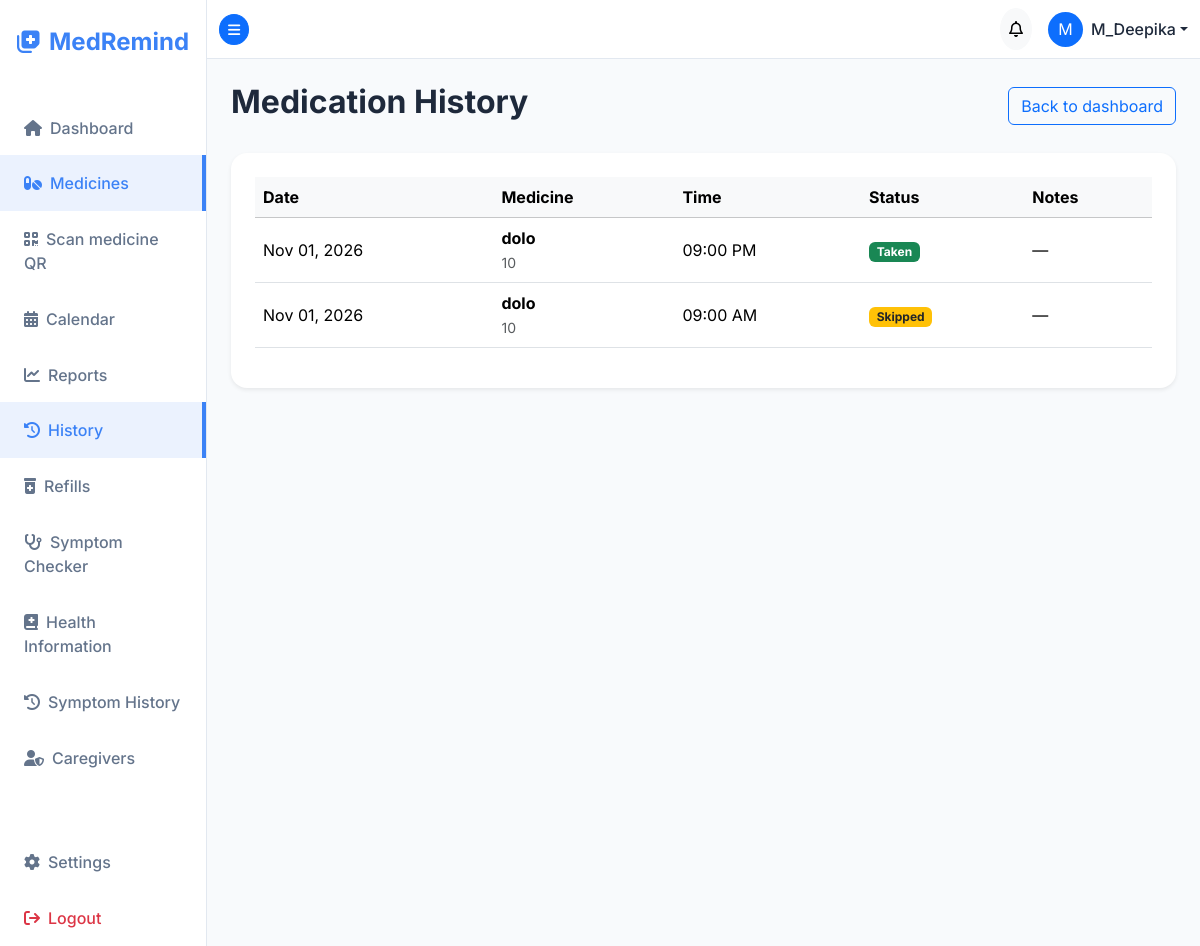
Page /medicines/history/ (signed in) on the committed database.
### accounts/models.py (models this page shows, shortened)
class User(AbstractUser):
    username = models.CharField(
        max_length=150,
        unique=True,
        help_text="Required. 150 characters or fewer. Letters, digits, spaces and @/./+/-/_ only.",
        validators=[SpaceAllowedUsernameValidator()],
        error_messages={
            "unique": "A user with that username already exists.",
        },
    )
    phone_number = models.CharField(max_length=20, blank=True, null=True)
    profile_picture = models.ImageField(upload_to='profiles/', blank=True, null=True)
    dark_mode = models.BooleanField(default=False)
    language = models.CharField(max_length=10, default='en')
    time_format = models.CharField(max_length=10, default='12h', choices=[('12h', '12 Hour'), ('24h', '24 Hour')])
    sound_enabled = models.BooleanField(default=True)
    desktop_notifications_enabled = models.BooleanField(default=True)
    email_notifications_enabled = models.BooleanField(default=True)
    sms_notifications_enabled = models.BooleanField(default=False)
    sms_phone_number = models.CharField(max_length=20, blank=True, null=True)

### reminders/models.py (models this page shows, shortened)
class MedicineLog(models.Model):
    STATUS_CHOICES = [
        ('Taken', 'Taken'),
        ('Skipped', 'Skipped'),
        ('Missed', 'Missed'),
        ('Pending', 'Pending')
    ]
    reminder = models.ForeignKey(Reminder, on_delete=models.CASCADE, related_name='logs')
    user = models.ForeignKey(settings.AUTH_USER_MODEL, on_delete=models.CASCADE, related_name='medicine_logs')
    date = models.DateField(default=date.today)
    status = models.CharField(max_length=20, choices=STATUS_CHOICES, default='Pending')
    DELIVERY_CHOICES = [
        ('Pending', 'Pending'),
        ('Sent', 'Sent'),
        ('Failed', 'Failed'),
    ]
    delivery_status = models.CharField(max_length=20, choices=DELIVERY_CHOICES, default='Pending')
    snooze_time = models.DateTimeField(blank=True, null=True, help_text="Time until which this reminder is snoozed")
    email_delivery_status = models.CharField(max_length=20, choices=DELIVERY_CHOICES, default='Pending')
    email_sent_time = models.DateTimeField(blank=True, null=True)
    sms_delivery_status = models.CharField(max_length=20, choices=DELIVERY_CHOICES, default='Pending')
    sms_sent_time = models.DateTimeField(blank=True, null=True)
    taken_at = models.DateTimeField(blank=True, null=True)
    notes = models.CharField(max_length=255, blank=True, null=True)
    class Meta:
        unique_together = ('reminder', 'date')

class Reminder(models.Model):
    medicine = models.ForeignKey(Medicine, on_delete=models.CASCADE, related_name='reminders')
    time = models.TimeField()
    is_active = models.BooleanField(default=True)

### medicines/models.py (models this page shows, shortened)
class Medicine(models.Model):
    TYPE_CHOICES = [
        ('Tablet', 'Tablet'),
        ('Syrup', 'Syrup'),
        ('Capsule', 'Capsule'),
        ('Injection', 'Injection'),
        ('Drops', 'Drops'),
        ('Other', 'Other')
    ]
    FREQUENCY_CHOICES = [
        ('Daily', 'Daily'),
        ('Weekly', 'Weekly'),
        ('Monthly', 'Monthly'),
        ('Custom', 'Custom'),
        ('As Needed', 'As Needed')
    ]
    FOOD_CHOICES = [
        ('Before Food', 'Before Food'),
        ('After Food', 'After Food'),
        ('Anytime', 'Anytime')
    ]
    user = models.ForeignKey(settings.AUTH_USER_MODEL, on_delete=models.CASCADE, related_name='medicines')
    name = models.CharField(max_length=100)
    medicine_type = models.CharField(max_length=20, choices=TYPE_CHOICES, default='Tablet')
    dosage = models.CharField(max_length=50) # e.g., 500mg, 10ml
    quantity = models.PositiveIntegerField(default=1, help_text="Total quantity remaining")
    before_after_food = models.CharField(max_length=20, choices=FOOD_CHOICES, default='After Food')
    frequency = models.CharField(max_length=20, choices=FREQUENCY_CHOICES, default='Daily')
    start_date = models.DateField()
    end_date = models.DateField(blank=True, null=True)
    notes = models.TextField(blank=True, null=True)
    doctor_name = models.CharField(max_length=100, blank=True, null=True)
    prescription_upload = models.FileField(
        upload_to='prescriptions/',
        storage=PrivatePrescriptionStorage(),
        validators=[validate_prescription_upload],
        blank=True,
        null=True,
    )
    low_stock_threshold = models.PositiveIntegerField(default=5)
    refill_reminder_days = models.PositiveIntegerField(default=7, help_text="Days before refill alert")
    last_refill_date = models.DateField(blank=True, null=True)
    created_at = models.DateTimeField(auto_now_add=True)
    updated_at = models.DateTimeField(auto_now=True)

### medicines/views.py (the view)
# urls.py: path('medicines/history/', views.medicine_history, name='medicine_history'),
@login_required
def medicine_history(request):
    logs = MedicineLog.objects.filter(user=request.user).select_related('reminder__medicine').order_by('-date', '-taken_at', '-id')[:80]
    return render(request, 'medicines/medicine_history.html', {'logs': logs})

### templates/medicines/medicine_history.html (shortened to what this page needs)
{% extends "base.html" %}
{% block content %}
<div class="d-flex justify-content-between align-items-center mb-4">
    <h2 class="fw-bold">Medication History</h2>
    <a href="{% url 'dashboard' %}" class="btn btn-outline-primary">Back to dashboard</a>
</div>
<div class="card border-0 p-4 shadow-sm">
    <div class="table-responsive">
        <table class="table table-hover align-middle">
            <thead class="table-light">
                <tr>
                    <th>Date</th>
                    <th>Medicine</th>
                    <th>Time</th>
                    <th>Status</th>
                    <th>Notes</th>
                </tr>
            </thead>
            <tbody>
                {% for log in logs %}
                <tr>
                    <td>{{ log.date|date:"M d, Y" }}</td>
                    <td>
                        <span class="fw-bold">{{ log.reminder.medicine.name }}</span><br>
                        <small class="text-muted">{{ log.reminder.medicine.dosage }}</small>
                    </td>
                    <td>{{ log.reminder.time|time:"h:i A" }}</td>
                    <td>
                        <span class="badge {% if log.status == 'Taken' %}bg-success {% elif log.status == 'Missed' %}bg-danger {% elif log.status == 'Skipped' %}bg-warning text-dark {% else %}bg-secondary{% endif %}">
                            {{ log.status }}
                        </span>
                    </td>
                    <td>{{ log.notes|default:"—" }}</td>
                </tr>
                {% empty %}
                <tr>
                    <td colspan="5" class="text-center text-muted py-4">No medication history recorded yet.</td>
                </tr>
                {% endfor %}
            </tbody>
        </table>
    </div>
</div>
{% endblock %}

### templates/base.html (shortened to what this page needs)
<!DOCTYPE html>
{% load static %}
<html lang="en">
<head>
    <link href="https://cdn.jsdelivr.net/npm/bootstrap@5.3.2/dist/css/bootstrap.min.css" rel="stylesheet">
    <link rel="stylesheet" href="https://cdnjs.cloudflare.com/ajax/libs/font-awesome/6.4.2/css/all.min.css">
    <link rel="stylesheet" href="{% static 'css/styles.css' %}">
</head>
<body class="{% if user.is_authenticated and user.dark_mode %}dark-mode{% endif %}">
    {% if user.is_authenticated %}
    <div class="d-flex" id="wrapper">
        <div class="sidebar" id="sidebar-wrapper">
            <div class="sidebar-heading text-center py-4 fs-4 fw-bold text-primary">
                <i class="fa-solid fa-notes-medical me-2"></i>MedRemind
            </div>
            <div class="list-group list-group-flush mt-3">
                <a href="{% url 'dashboard' %}" class="list-group-item list-group-item-action bg-transparent {% if request.resolver_match.url_name == 'dashboard' %}active{% endif %}">
                    <i class="fa-solid fa-house me-2"></i>Dashboard
                </a>
                <a href="{% url 'medicine_list' %}" class="list-group-item list-group-item-action bg-transparent {% if 'medicine' in request.resolver_match.url_name %}active{% endif %}">
                    <i class="fa-solid fa-pills me-2"></i>Medicines
                </a>
                <a href="{% url 'medicine_qr_scanner' %}" class="list-group-item list-group-item-action bg-transparent {% if request.resolver_match.url_name == 'medicine_qr_scanner' %}active{% endif %}">
                    <i class="fa-solid fa-qrcode me-2"></i>Scan medicine QR
                </a>
                <a href="{% url 'calendar' %}" class="list-group-item list-group-item-action bg-transparent {% if request.resolver_match.url_name == 'calendar' %}active{% endif %}">
                    <i class="fa-solid fa-calendar-days me-2"></i>Calendar
                </a>
                <a href="{% url 'reports' %}" class="list-group-item list-group-item-action bg-transparent {% if request.resolver_match.url_name == 'reports' %}active{% endif %}">
                    <i class="fa-solid fa-chart-line me-2"></i>Reports
                </a>
                <a href="{% url 'medicine_history' %}" class="list-group-item list-group-item-action bg-transparent {% if request.resolver_match.url_name == 'medicine_history' %}active{% endif %}">
                    <i class="fa-solid fa-clock-rotate-left me-2"></i>History
                </a>
                <a href="{% url 'refill_tracking' %}" class="list-group-item list-group-item-action bg-transparent {% if request.resolver_match.url_name == 'refill_tracking' %}active{% endif %}">
                    <i class="fa-solid fa-prescription-bottle-medical me-2"></i>Refills
                </a>
                <a href="{% url 'symptoms:checker' %}" class="list-group-item list-group-item-action bg-transparent {% if request.resolver_match.namespace == 'symptoms' and request.resolver_match.url_name == 'checker' %}active{% endif %}">
                    <i class="fa-solid fa-stethoscope me-2"></i>Symptom Checker
                </a>
                <a href="{% url 'symptoms:disease_list' %}" class="list-group-item list-group-item-action bg-transparent ">
                    <i class="fa-solid fa-book-medical me-2"></i>Health Information
                </a>
                <a href="{% url 'symptoms:assessment_history' %}" class="list-group-item list-group-item-action bg-transparent ">
                    <i class="fa-solid fa-clock-rotate-left me-2"></i>Symptom History
                </a>
                <a href="{% url 'caregiver_access' %}" class="list-group-item list-group-item-action bg-transparent {% if request.resolver_match.url_name == 'caregiver_access' %}active{% endif %}">
                    <i class="fa-solid fa-user-shield me-2"></i>Caregivers
                </a>
                <a href="{% url 'settings' %}" class="list-group-item list-group-item-action bg-transparent mt-5 {% if request.resolver_match.url_name == 'settings' %}active{% endif %}">
                    <i class="fa-solid fa-gear me-2"></i>Settings
                </a>
                <form action="{% url 'logout' %}" method="post" class="d-inline w-100">
                    <button type="submit" class="list-group-item list-group-item-action bg-transparent text-danger border-0 w-100 text-start">
                        <i class="fa-solid fa-arrow-right-from-bracket me-2"></i>Logout
                    </button>
                </form>
            </div>
        </div>
        <div id="page-content-wrapper">
            <nav class="navbar navbar-expand-lg topbar border-bottom">
                <div class="container-fluid">
                    <button class="btn btn-primary btn-sm rounded-circle" id="menu-toggle">
                        <i class="fa-solid fa-bars"></i>
                    </button>
                    <div class="ms-auto d-flex align-items-center">
                        <div class="dropdown me-3">
                            <button class="btn btn-light position-relative rounded-circle p-2 notification-btn" type="button" data-bs-toggle="dropdown">
                                <i class="fa-regular fa-bell"></i>
                            </button>
                        </div>
                        <div class="dropdown">
                            <a class="d-flex align-items-center text-decoration-none dropdown-toggle text-dark" href="#" role="button" data-bs-toggle="dropdown">
                                {% if user.profile_picture %}
                                    <img src="{{ user.profile_picture.url }}" class="rounded-circle me-2" width="35" height="35" style="object-fit: cover;">
                                {% else %}
                                    <div class="bg-primary text-white rounded-circle d-flex justify-content-center align-items-center me-2" style="width: 35px; height: 35px;">
                                        {{ user.username|make_list|first|upper }}
                                    </div>
                                {% endif %}
                                <span class="fw-medium">{{ user.username }}</span>
                            </a>
                        </div>
                    </div>
                </div>
            </nav>
            <div class="container-fluid p-4 main-content">
                {% block content %}{% endblock %}
            </div>
        </div>
    </div>
    {% else %}
        {% block auth_content %}{% endblock %}
    {% endif %}
</body>
</html>

### static/css/styles.css (style rules this page uses)
:root { --primary-color: #3b82f6; --primary-hover: #2563eb; --secondary-color: #10b981; --bg-color: #f8fafc; --sidebar-bg: #ffffff; --text-main: #1e293b; --text-muted: #64748b; --card-bg: #ffffff; --border-color: #e2e8f0; }
body { font-family: 'Inter', sans-serif; background-color: var(--bg-color); color: var(--text-main); overflow-x: hidden; transition: background-color 0.3s ease, color 0.3s ease; }
h1, h2, h3, h4, h5, h6 { font-weight: 600; color: var(--text-main); }
#wrapper { display: flex; width: 100%; align-items: stretch; }
#sidebar-wrapper { min-height: 100vh; width: 250px; background-color: var(--sidebar-bg); border-right: 1px solid var(--border-color); transition: margin 0.25s ease-out; }
.sidebar-heading { color: var(--primary-color) !important; }
.list-group-item { border: none; padding: 1rem 1.5rem; color: var(--text-muted); font-weight: 500; transition: all 0.2s; }
.list-group-item:hover, .list-group-item.active { background-color: rgba(59, 130, 246, 0.1) !important; color: var(--primary-color); border-right: 4px solid var(--primary-color); }
#page-content-wrapper { min-width: 100vw; width: 100%; }
.topbar { background-color: var(--sidebar-bg); border-color: var(--border-color) !important; }
.dropdown-toggle.text-dark { color: var(--text-main) !important; }
.card { background-color: var(--card-bg); border: 1px solid var(--border-color); border-radius: 16px; box-shadow: 0 4px 6px -1px rgba(0, 0, 0, 0.05), 0 2px 4px -1px rgba(0, 0, 0, 0.03); transition: transform 0.2s, box-shadow 0.2s; }
@media (min-width: 768px) { #page-content-wrapper { min-width: 0; width: 100%; } }

### rows in the picture
User: username|make_list "M", username "M_Deepika"
MedicineLog: date "Nov 01, 2026", reminder.medicine.name "dolo", reminder.medicine.dosage "10", reminder.time "09:00 PM", status "Taken", notes "—"
MedicineLog: date "Nov 01, 2026", reminder.medicine.name "dolo", reminder.medicine.dosage "10", reminder.time "09:00 AM", status "Skipped", notes "—"
